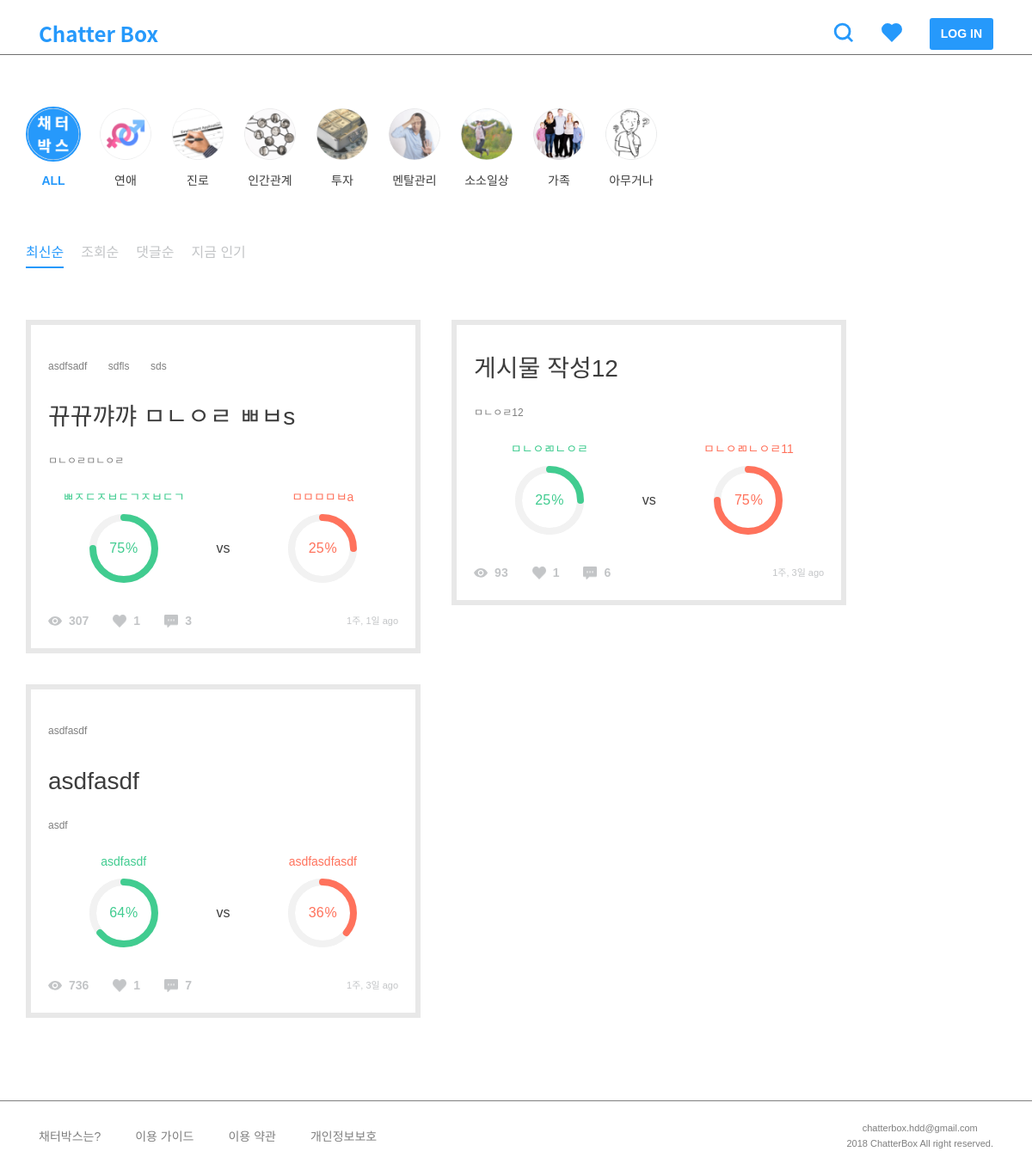
/post/, run on an earlier commit of the app's database.
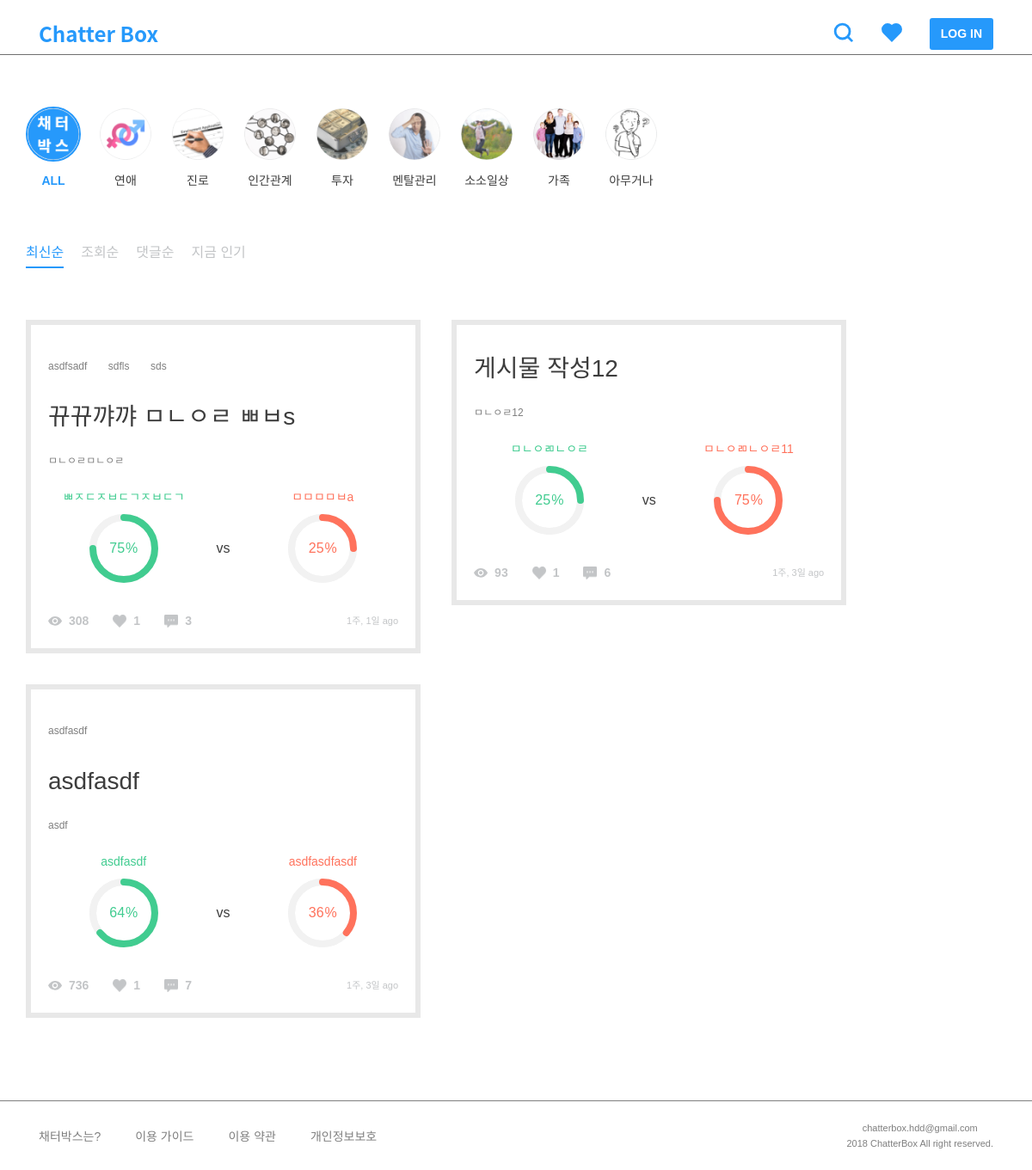
And on a later commit of the database.
### post/models.py (models this page shows, shortened)
class TimeStampedModel(models.Model):
    created_at = models.DateTimeField(auto_now_add=True, null=True)
    updated_at = models.DateTimeField(auto_now=True, null=True)
    class Meta():
        abstract = True

class Post(TimeStampedModel):
    author = models.ForeignKey(settings.AUTH_USER_MODEL)
    category = models.ForeignKey('Category')
    title = models.CharField(max_length=160, null=True)
    background = models.TextField()
    background_image1 = models.ImageField(
        upload_to='post', blank=True, null=True)
    background_image2 = models.ImageField(
        upload_to='post', blank=True, null=True)
    background_image3 = models.ImageField(
        upload_to='post', blank=True, null=True)
    background_image4 = models.ImageField(
        upload_to='post', blank=True, null=True)
    background_image5 = models.ImageField(
        upload_to='post', blank=True, null=True)
    tag = TagField()
    view_count = models.PositiveSmallIntegerField(default=0)
    share_count = models.PositiveSmallIntegerField(default=0)
    pro_title = models.CharField(max_length=160, null=True)
    con_title = models.CharField(max_length=160, null=True)
    @property
    def natural_time(self):
        return naturaltime(self.created_at)
    @property
    def likes_count(self):
        return self.like_users.all().count()
    @property
    def comment_count(self):
        all_count = self.comment_set.count()
        return all_count
    @property
    def pro_count(self):
        pro_sum = self.comment_set.filter(type=True).count()
        pro_comments = self.comment_set.filter(type=True)
        for comment in pro_comments:
            pro_sum = pro_sum + comment.count_comment_likes
        return pro_sum
    @property
    def con_count(self):
        con_sum = self.comment_set.filter(type=False).count()
        con_comments = self.comment_set.filter(type=False)
        for comment in con_comments:
            con_sum = con_sum + comment.count_comment_likes
        return con_sum
    @property
    def all_count(self):
        return self.pro_count + self.con_count
    @property
    def pro_percent(self):
        if not self.all_count == 0:
            result = self.pro_count / self.all_count
        else:
            result = 0
        return result
    @property
    def con_percent(self):
        if not self.all_count == 0:
            result = self.con_count / self.all_count
        else:
            result = 0
        return result
    class Meta:
        ordering = ['-created_at']

### post/views.py (the view)
def post_list(request):
    sort = request.GET.get('sort', '')
    categories = Category.objects.all()
    if sort == 'likes':
        posts = Post.objects.annotate(like_count=Count(
            'like_users')).order_by('-like_count')
    elif sort == 'vs':
        posts = Post.objects.annotate(vs_abs=Count('comment', filter=Q(comment__type=True))-Count(
            'comment', filter=Q(comment__type=False))).order_by('-vs_abs')
    elif sort == 'views':
        posts = Post.objects.all().order_by('-view_count')
    elif sort == 'comments':
        posts = Post.objects.annotate(
            count=Count('comment')).order_by('-count')
    else:
        posts = Post.objects.all().order_by('-created_at')
    context = {'posts': posts, 'categories': categories, 'sort': sort, }
    return render(request, 'post/post_list.html', context)

### comment/models.py (called while the page is built)
    @property
    def count_comment_likes(self):
        return self.like_comments.all().count()

### post/templatetags/post_extras.py (called while the page is built)
@register.filter
def split_tags(value):
    tags = []
    split_comma = value.split(',')
    for tag in split_comma:
        split_space = tag.split(" ")
        for tag in split_space:
            if tag:
                tags.append(tag)
    return tags

### templates/post/post_list.html (shortened to what this page needs)
{% extends 'base.html' %}
{% load static %}
{% block customCSS %}
<link rel="stylesheet" href="{% static 'css/include/categories.css' %}" />
<link rel="stylesheet" href="{% static 'css/include/sorts.css' %}" />
<link rel="stylesheet" href="{% static 'css/post/post_list.css' %}" />
{% endblock %}
{% block content %}
<div class="row">
    {% include 'include/category.html' %}
    {% include 'include/sort.html' %}
</div>
<div class="row p-0">
    <div class="columns m60">
        {% for post in posts %}
        {% include 'include/post.html' %}
        {% endfor %}
    </div>
</div>
{% endblock %}

### templates/include/post.html
{% load static %}
{% load post_extras %}
<figure id="post-{{ post.pk }}" style="width: 100%;">
    <div class="tag-list">
        {% for tag in post.tag|split_tags %}
        <span class="tag">{{ tag }}</span>
        {% endfor %}
    </div>
    <a href="{% url 'post:post_detail' post_pk=post.pk %}">
        <h3>{{ post.title }}</h3>
    </a>
    <div class="background">
        <p>{{ post.background|safe|truncatechars:160 }}</p>
    </div>
    <div class="percent-wrap">
        <div class="chart">
            <h6 class="label pro-title">{{ post.pro_title }}</h6>
            <div class="percentage pro-chart" data-percent="{% widthratio post.pro_percent 1 100 %}">
                <span class="pro-title">{% widthratio post.con_percent 1 100 %}</span><sup class="pro-title">%</sup>
            </div>
        </div>
        <h5>vs</h5>
        <div class="chart">
            <h6 class="label con-title">{{ post.con_title }}</h6>
            <div class="percentage con-chart" data-percent="{% widthratio post.con_percent 1 100 %}">
                <span class="con-title">{% widthratio post.con_percent 1 100 %}</span><sup class="con-title">%</sup>
            </div>
        </div>
    </div>
    <div class="btn-area">
        <img src="{% static '/img/icons/view.png' %}" style="margin-top: 4px;" />
        <h6>{{ post.view_count }}</h6>
        <img src="{% static '/img/icons/heart-gray.png' %}" />
        <h6>{{ post.likes_count }}</h6>
        <img src="{% static '/img/icons/comment.png' %}" />
        <h6>{{ post.comment_count }}</h6>
        <span class="ml-auto">{{ post.natural_time }}</span>
    </div>
</figure>

What changed in the data, as far as the page shows it:
changed Post "뀨뀨꺄꺄 ㅁㄴㅇㄹ ㅃㅂs": view_count "307" → "308"
